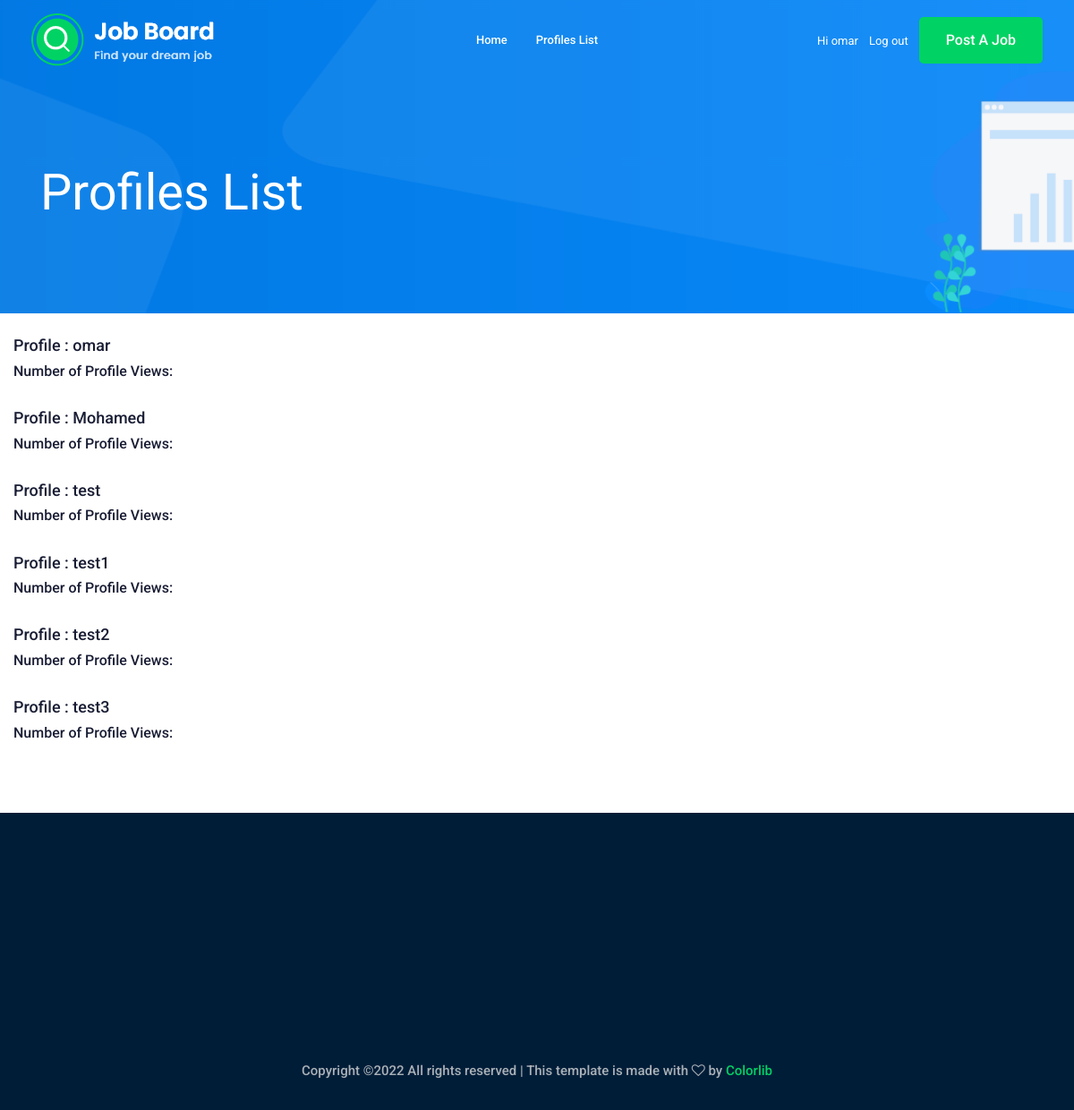
The page /accounts/profile_list/ (signed in) on the database its author committed.
### accounts/models.py (models this page shows, shortened)
class CustomUser(AbstractUser):
    LEVELS = (
        ('JR', 'Junior'),
        ('MID', 'Mid-Level'),
        ('SR', 'Senior'),
    )
    national_id = models.PositiveIntegerField(null=True)
    city = models.CharField(max_length=50, null=True)
    bio = models.TextField(null=True)
    experience_level = models.CharField(
        choices=LEVELS, max_length=3, default='JR',)
    programming_languages = TAGS

class Profile(models.Model):
    employee = models.OneToOneField(
        get_user_model(),
        on_delete=models.CASCADE, related_name='profile'
    )
    number_of_views = HITS

### accounts/views.py (the view)
# urls.py: path('profile_list/', ProfileListView.as_view(), name='profile_list'),
class ProfileListView(LoginRequiredMixin, ListView):
    model = Profile
    template_name = 'accounts/profile_list.html'
    context_object_name = 'profile_list'

### templates/accounts/profile_list.html (shortened to what this page needs)
{% extends 'base.html' %}
{% load hitcount_tags %}
{% load crispy_forms_tags %}
{% block content %}
    <div class="bradcam_area bradcam_bg_1">
        <div class="container">
            <div class="row">
                <div class="col-xl-12">
                    <div class="bradcam_text">
                        <h3>Profiles List</h3>
                    </div>
                </div>
            </div>
        </div>
    </div>
    <br>
    <div class="col-md-6">
{% for profile in profile_list %}
<h4>Profile : <a href="{% url 'profile_detail' profile.pk %}">
    {{profile.employee.username}}   </h4>
 <h5>Number of Profile Views: {% get_hit_count for profile %}</h5>
 <br>
{% endfor%}
</div>
<br>
<br>
{% endblock content %}

### templates/base.html (shortened to what this page needs)
{% load static %}
<!doctype html>
<html class="no-js" lang="zxx">
<head>
    <link rel="stylesheet" href="https://cdn.jsdelivr.net/npm/bootstrap@4.6.1/dist/css/bootstrap.min.css">
    <link rel="stylesheet" href="{% static 'css/bootstrap.min.css' %} ">
    <link rel="stylesheet" href="{% static 'css/owl.carousel.min.css' %}">
    <link rel="stylesheet" href="{% static 'css/magnific-popup.css' %}">
    <link rel="stylesheet" href="{% static 'css/font-awesome.min.css' %}">
    <link rel="stylesheet" href="{% static 'css/themify-icons.css' %}">
    <link rel="stylesheet" href="{% static 'css/nice-select.css' %}">
    <link rel="stylesheet" href="{% static 'css/flaticon.css' %}">
    <link rel="stylesheet" href="{% static 'css/jquery-ui.css' %}">
    <link rel="stylesheet" href="{% static 'css/gijgo.css' %}">
    <link rel="stylesheet" href="{% static 'css/animate.min.css' %}">
    <link rel="stylesheet" href="{% static 'css/slicknav.css' %}">
    <link rel="stylesheet" href="{% static 'css/style.css' %}">
</head>
<body>
    <header>
        <div class="header-area ">
            <div id="sticky-header" class="main-header-area">
                <div class="container-fluid ">
                    <div class="header_bottom_border">
                        <div class="row align-items-center">
                            <div class="col-xl-3 col-lg-2">
                                <div class="logo">
                                    <a href="index.html">
                                        <img src="img/logo.png" alt="">
                                    </a>
                                </div>
                            </div>
                            <div class="col-xl-6 col-lg-7">
                                <div class="main-menu  d-none d-lg-block">
                                    <nav>
                                        <ul id="navigation">
                                            <li><a href="{% url 'job_list' %}">
                                                home</a></li>
                                                <li><a href="{% url 'profile_list' %}">
                                                    Profiles list</a></li>
                                        </ul>
                                    </nav>
                                </div>
                            </div>
                            <div class="col-xl-3 col-lg-3 d-none d-lg-block">
                                <div class="Appointment">
                                    {% if user.is_authenticated %}
                                    <div class="phone_num d-none d-xl-block">
                                        <a href="{% url 'profile_detail' user.profile.pk  %}">Hi {{ user.username }}</a>
                                    </div>
                                    <div class="phone_num d-none d-xl-block">
                                        <a href="{% url 'logout' %}">Log out</a>
                                    </div>
                                    {% else %}
                                    <div class="phone_num d-none d-xl-block">
                                        <a href="{% url 'login' %}">Log in</a>
                                    </div>
                                    {% endif%}
                                    <div class="d-none d-lg-block">
                                        <a class="boxed-btn3" href="{% url 'new_job' %}">Post a Job</a>
                                    </div>
                                </div>
                            </div>
                            <div class="col-12">
                            </div>
                        </div>
                    </div>
                </div>
            </div>
        </div>
    </header>
{% block content %}
{% endblock content %}
    <footer class="footer">
        <div class="footer_top">
        </div>
        <div class="copy-right_text wow fadeInUp" data-wow-duration="1.4s" data-wow-delay=".3s">
            <div class="container">
                    <div class="col-xl-12">
                        <p class="copy_right text-center">
Copyright &copy;<script>document.write(new Date().getFullYear());</script> All rights reserved | This template is made with <i class="fa fa-heart-o" aria-hidden="true"></i> by <a href="https://colorlib.com" target="_blank">Colorlib</a>
                        </p>
                    </div>
                </div>
            </div>
    </footer>
</body>
</html>

### rows shown on the page
CustomUser: username "omar"
Profile: employee.username "omar"
Profile: employee.username "Mohamed"
Profile: employee.username "test"
Profile: employee.username "test1"
Profile: employee.username "test2"
Profile: employee.username "test3"
